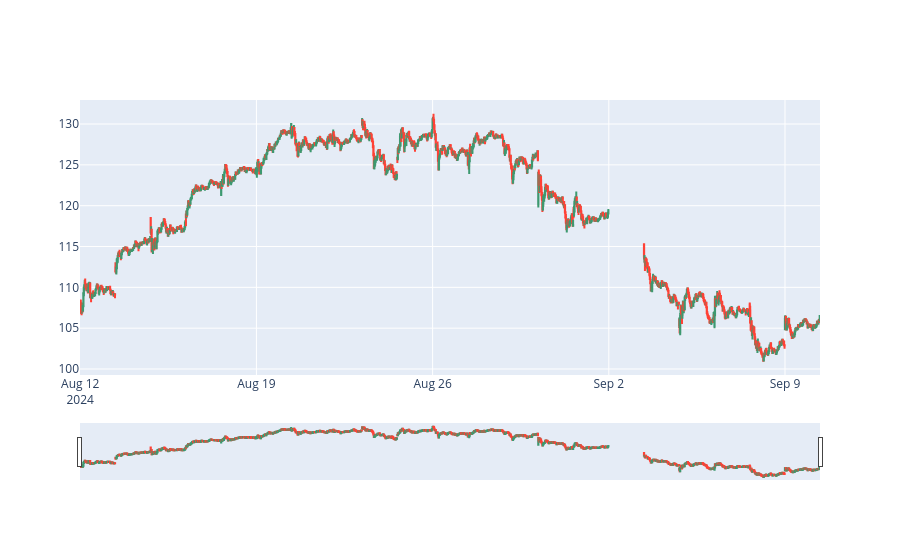

Source (notebook cell):
### Code cell
fig = go.Figure(data=[go.Candlestick(x=data_stock.index,
                open=data_stock['Open'], high=data_stock['High'],
                low=data_stock['Low'], close=data_stock['Close'])
                      ])

#fig.update_layout(
#    title='NVDA Stock',
#    yaxis_title='NVDA Stock Price',
#    shapes = [dict(
#        x0='2024-06-26', x1='2024-07-27', y0=0, y1=1, xref='x', yref='paper',
#        line_width=2)],
#    annotations=[dict(
#        x='2024-06-26', y=0.05, xref='x', yref='paper',
#        showarrow=False, xanchor='left', text='Increase Period Begins')]
#)

fig.update_xaxes(
    rangebreaks=[
        dict(bounds=["sat", "mon"]), #hide weekends
        dict(bounds=[16, 9.5], pattern="hour"), #hide hours outside of 9am-5pm
      #  dict(values=["2024-04-07"])
    ]
)
fig.update_xaxes(
    rangebreaks=[dict(values=["2024-07-04"])] # hide dates with no values
)
fig.show()

### Figure 1 — Plotly figure (JSON) as saved in the notebook; plotly's stock layout.template omitted (floating-point values rounded to 4 significant figures; data arrays with more than 128 entries replaced by an {"elided": "..."} marker saying what was removed)
{"data": [{"close": {"elided": "1560 float values"}, "high": {"elided": "1560 float values"}, "low": {"elided": "1560 float values"}, "open": {"elided": "1560 float values"}, "type": "candlestick", "x": {"elided": "1560 str values"}}], "layout": {"xaxis": {"rangebreaks": [{"bounds": ["sat", "mon"], "values": ["2024-07-04"]}, {"bounds": [16, 9.5], "pattern": "hour", "values": ["2024-07-04"]}]}}}
